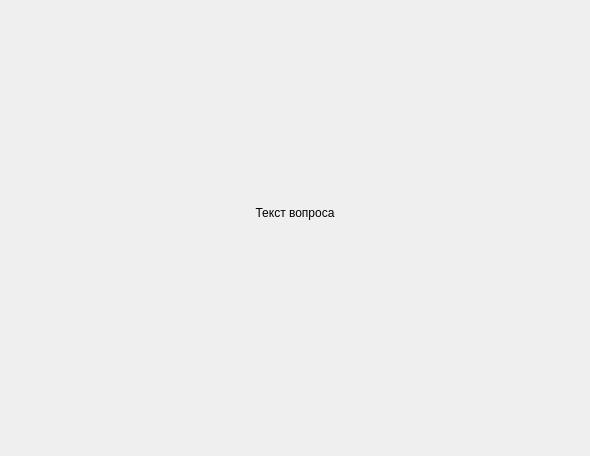
<?xml version="1.0" encoding="UTF-8"?>
<ui version="4.0">
 <class>ScreenQuestion</class>
 <widget class="QFrame" name="ScreenQuestion">
  <property name="geometry">
   <rect>
    <x>0</x>
    <y>0</y>
    <width>590</width>
    <height>456</height>
   </rect>
  </property>
  <property name="windowTitle">
   <string>Frame</string>
  </property>
  <layout class="QGridLayout" name="gridLayout">
   <property name="leftMargin">
    <number>0</number>
   </property>
   <property name="topMargin">
    <number>0</number>
   </property>
   <property name="rightMargin">
    <number>0</number>
   </property>
   <property name="bottomMargin">
    <number>0</number>
   </property>
   <item row="0" column="0">
    <layout class="QVBoxLayout" name="verticalLayout">
     <item>
      <spacer name="verticalSpacer">
       <property name="orientation">
        <enum>Qt::Vertical</enum>
       </property>
       <property name="sizeHint" stdset="0">
        <size>
         <width>0</width>
         <height>0</height>
        </size>
       </property>
      </spacer>
     </item>
     <item>
      <widget class="QLabel" name="questionLabel">
       <property name="styleSheet">
        <string notr="true">font: 75 20pt &quot;MS Shell Dlg 2&quot;;</string>
       </property>
       <property name="text">
        <string>Текст вопроса</string>
       </property>
       <property name="alignment">
        <set>Qt::AlignCenter</set>
       </property>
       <property name="wordWrap">
        <bool>true</bool>
       </property>
      </widget>
     </item>
     <item>
      <spacer name="verticalSpacer_3">
       <property name="orientation">
        <enum>Qt::Vertical</enum>
       </property>
       <property name="sizeType">
        <enum>QSizePolicy::Fixed</enum>
       </property>
       <property name="sizeHint" stdset="0">
        <size>
         <width>0</width>
         <height>30</height>
        </size>
       </property>
      </spacer>
     </item>
     <item>
      <layout class="QVBoxLayout" name="answersLayout">
       <property name="spacing">
        <number>9</number>
       </property>
      </layout>
     </item>
     <item>
      <spacer name="verticalSpacer_2">
       <property name="orientation">
        <enum>Qt::Vertical</enum>
       </property>
       <property name="sizeHint" stdset="0">
        <size>
         <width>0</width>
         <height>0</height>
        </size>
       </property>
      </spacer>
     </item>
    </layout>
   </item>
  </layout>
 </widget>
 <resources/>
 <connections/>
</ui>
